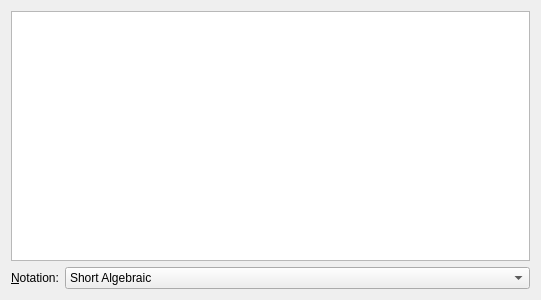
<?xml version="1.0" encoding="UTF-8"?>
<ui version="4.0">
 <class>HistoryWidget</class>
 <widget class="QWidget" name="HistoryWidget">
  <property name="geometry">
   <rect>
    <x>0</x>
    <y>0</y>
    <width>541</width>
    <height>300</height>
   </rect>
  </property>
  <layout class="QVBoxLayout" name="verticalLayout">
   <item>
    <widget class="QListWidget" name="listWidget"/>
   </item>
   <item>
    <layout class="QFormLayout" name="formLayout">
     <property name="fieldGrowthPolicy">
      <enum>QFormLayout::AllNonFixedFieldsGrow</enum>
     </property>
     <item row="0" column="0">
      <widget class="QLabel" name="notationLabel">
       <property name="text">
        <string>&amp;Notation:</string>
       </property>
       <property name="buddy">
        <cstring>notationComboBox</cstring>
       </property>
      </widget>
     </item>
     <item row="0" column="1">
      <widget class="QComboBox" name="notationComboBox">
       <item>
        <property name="text">
         <string>Short Algebraic</string>
        </property>
       </item>
       <item>
        <property name="text">
         <string>Long Algebraic</string>
        </property>
       </item>
       <item>
        <property name="text">
         <string>Coordinate</string>
        </property>
       </item>
      </widget>
     </item>
    </layout>
   </item>
  </layout>
 </widget>
 <resources/>
 <connections/>
</ui>
